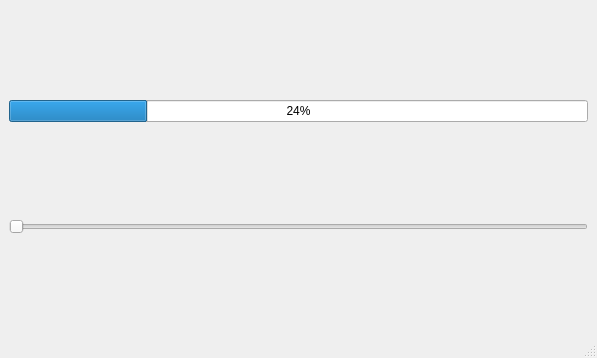
<?xml version="1.0" encoding="UTF-8"?>
<ui version="4.0">
 <class>MainWindow</class>
 <widget class="QMainWindow" name="MainWindow">
  <property name="geometry">
   <rect>
    <x>0</x>
    <y>0</y>
    <width>597</width>
    <height>358</height>
   </rect>
  </property>
  <property name="windowTitle">
   <string>MainWindow</string>
  </property>
  <widget class="QWidget" name="centralwidget">
   <layout class="QVBoxLayout" name="verticalLayout">
    <item>
     <widget class="QProgressBar" name="progressBar">
      <property name="value">
       <number>24</number>
      </property>
     </widget>
    </item>
    <item>
     <widget class="QSlider" name="horizontalSlider">
      <property name="orientation">
       <enum>Qt::Horizontal</enum>
      </property>
     </widget>
    </item>
   </layout>
  </widget>
  <widget class="QMenuBar" name="menubar">
   <property name="geometry">
    <rect>
     <x>0</x>
     <y>0</y>
     <width>597</width>
     <height>21</height>
    </rect>
   </property>
  </widget>
  <widget class="QStatusBar" name="statusbar"/>
 </widget>
 <resources/>
 <connections/>
</ui>
